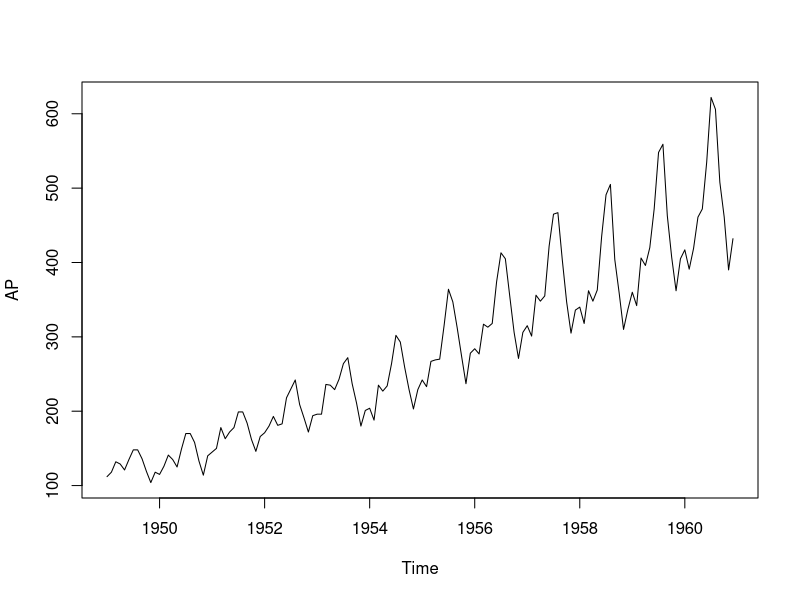
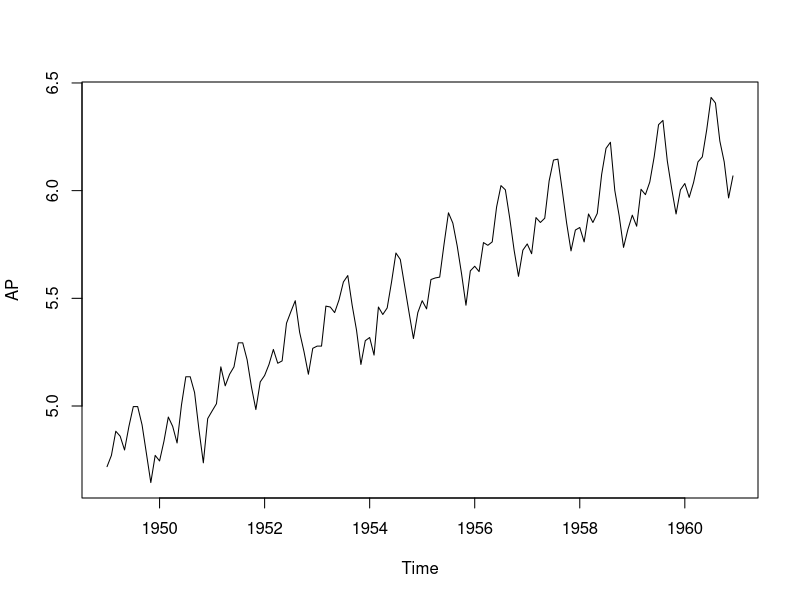
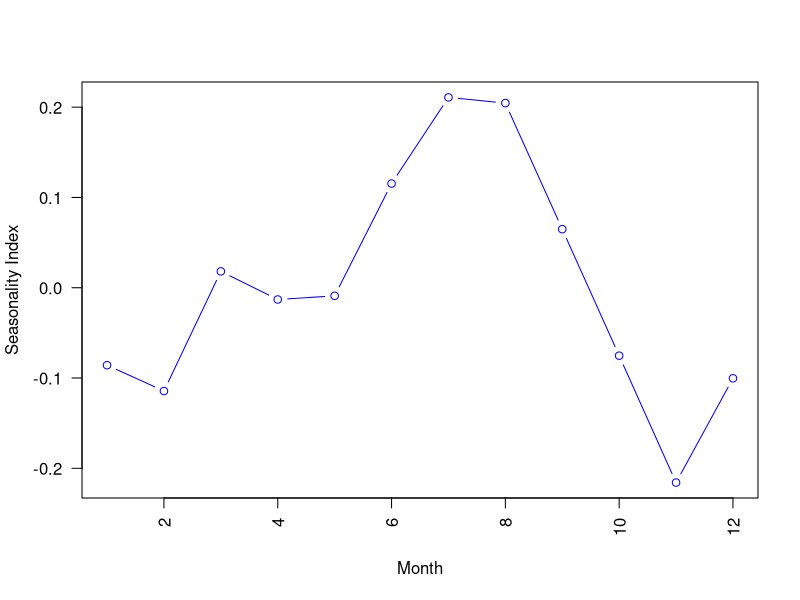
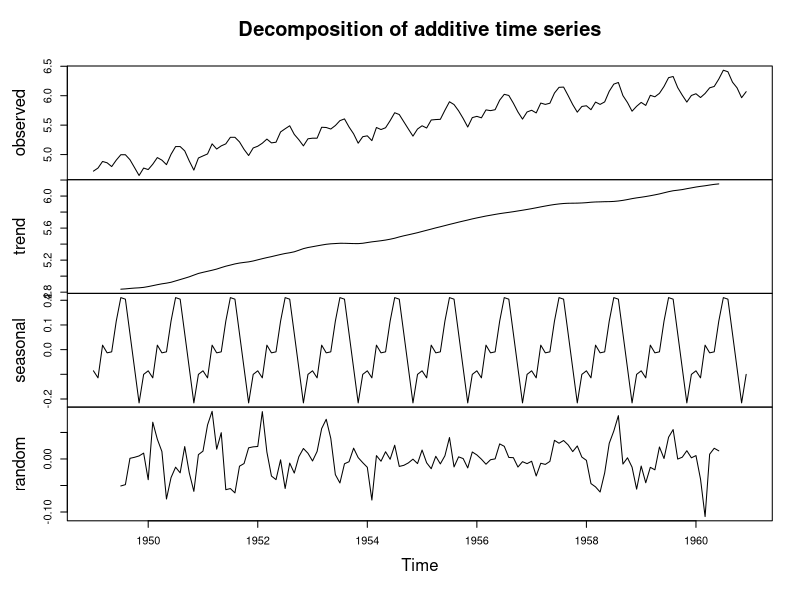
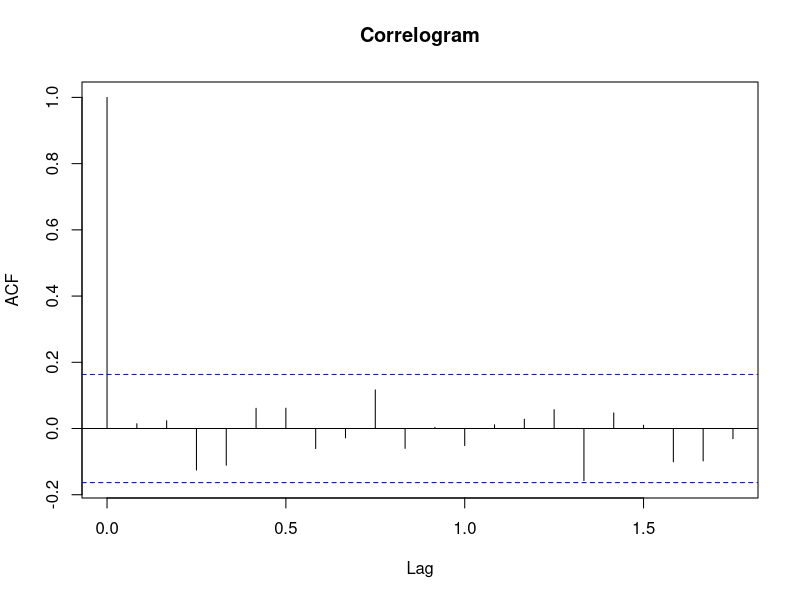
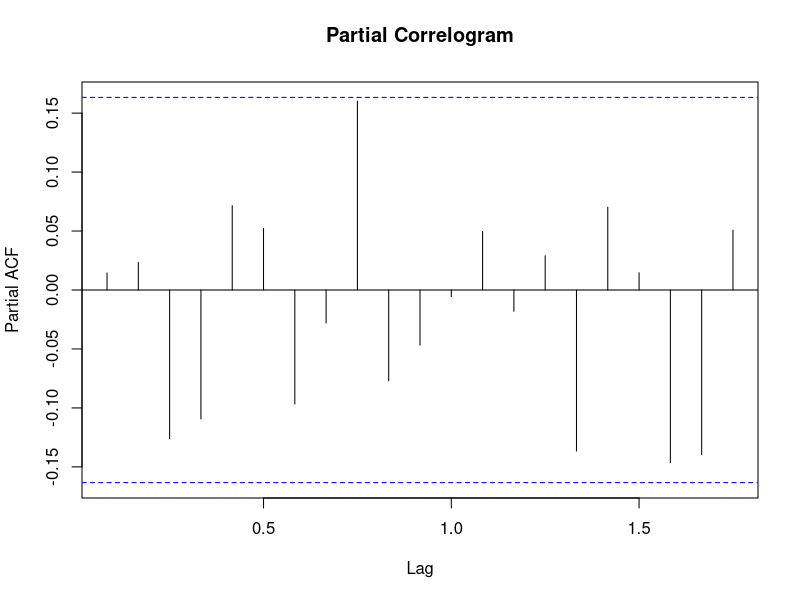
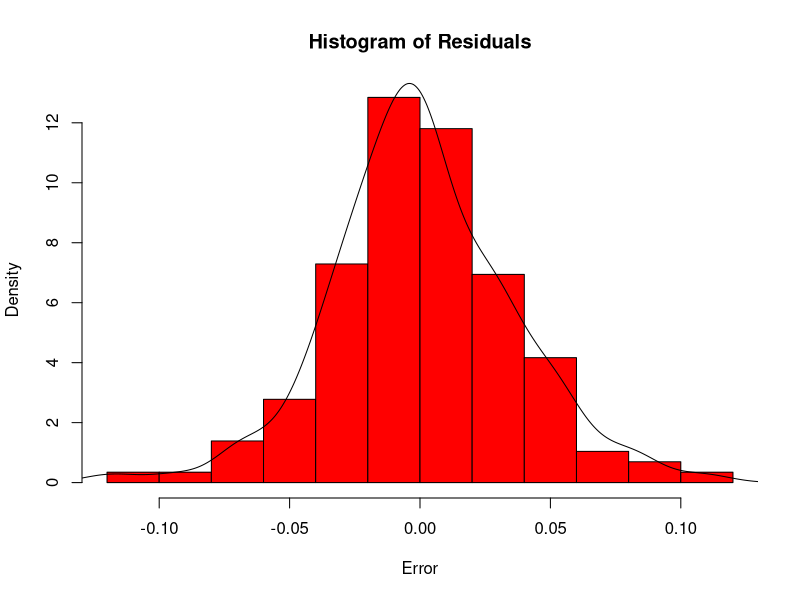
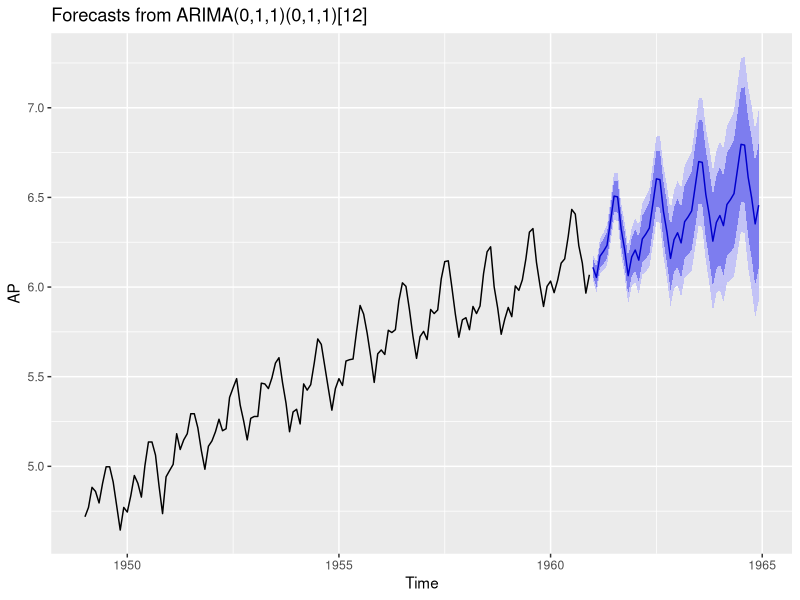

Here is the R script that generated these plots, in order:
# time series


data("AirPassengers")
AP <- AirPassengers
str(AP)

ts(AP, frequency = 12, start=c(1949, 1)  )
plot(AP)

AP <- log(AP)  # log transform
plot(AP)

# Decomposition of additive time series
# Major components of time series

decomp <- decompose(AP)
decomp$figure
plot(decomp$figure,
     type = 'b',
     xlab = 'Month',
     ylab = 'Seasonality Index',
     col = 'blue',
     las = 2)


plot(decomp)


# Forecasting  ARIMA – Autoregressive Integrated Moving Average

library(forecast)
model <- auto.arima(AP)
model

# ACF and PACF plots
# It is always looking into ACF and PACF when we are dealing with time series data.

acf(model$residuals, main = 'Correlogram')

# The dotted lines are significant bounds. A log 0 its crossing the significance bound.
# Within 1 and 1.5 its just touching the significance bounds

pacf(model$residuals, main = 'Partial Correlogram' )

#Ljung-Box test
Box.test(model$residuals, lag=20, type = 'Ljung-Box')
# No significant difference was observed that indicates autocorrelation observed at lag 1 and 1.5 may be due to random chance.


# Residual plot
hist(model$residuals,
     col = 'red',
     xlab = 'Error',
     main = 'Histogram of Residuals',
     freq = FALSE)
lines(density(model$residuals))

# Forecast
f <- forecast(model, 48)
library(ggplot2)
autoplot(f)

accuracy(f)
